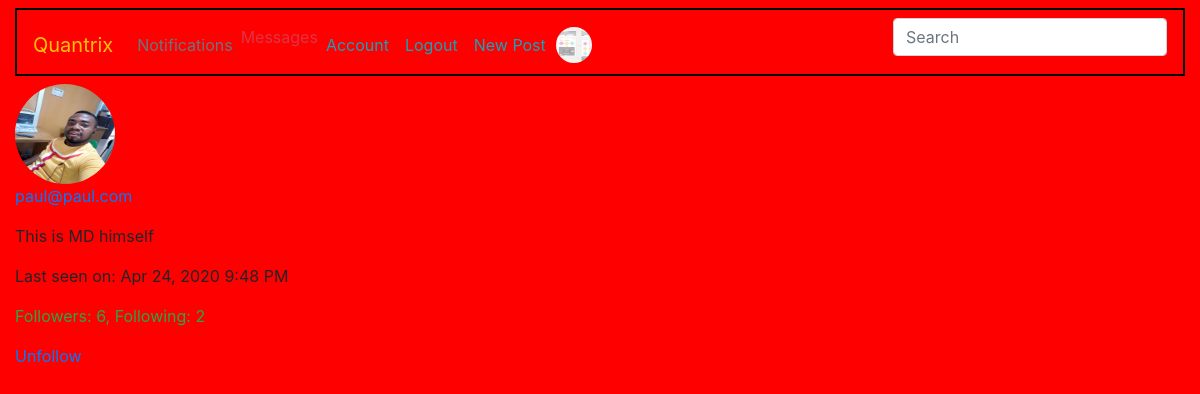
The page /user/paul@paul.com/popup (signed in) on the database its author committed.
### quandromy/database.py (models this page shows, shortened)
class User(db.Model, UserMixin): #The users mixing class helps in user management. We inherit the "is_authenticated" method from here
    __tablename__ = 'users'
    id = db.Column(db.Integer, primary_key = True)
    fullname = db.Column(db.String(100))
    username = db.Column(db.String(20), unique = True, index = True)
    role_id = db.Column(db.Integer, db.ForeignKey('roles.id'))
    email = db.Column(db.String(120), unique = True, index = True)
    country = db.Column(db.String(200))
    about_me = db.Column(db.Text())
    member_since = db.Column(db.DateTime(), default=datetime.utcnow)
    last_seen = db.Column(db.DateTime(), default=datetime.utcnow)
    image_file = db.Column(db.String(20), default = 'default.png')
    last_message_read_time = db.Column(db.DateTime)
    password = db.Column(db.String(60), nullable = False)
    comments = db.relationship('Comment', backref='author', lazy='dynamic')
    search = db.relationship('Search', backref='searcher', lazy='dynamic')
    Report = db.relationship('Report', backref='author', lazy='dynamic')
    Post = db.relationship('Post', backref = 'author', lazy = 'dynamic')
    followed = db.relationship('Follow',
                               foreign_keys=[Follow.follower_id],               #SQLAlchemy cannot use the association table transparently because that will not give
                               backref=db.backref('follower', lazy='joined'),   #the application access to the custom fields in it. Instead, the many-to-many relationship
                               lazy='dynamic',                                  #must be decomposed into the two basic one-to-many relationships for the left
                               cascade='all, delete-orphan')                    #and right sides, and these must be defined as standard relationships.
    followers = db.relationship('Follow',
                                foreign_keys=[Follow.followed_id],
                                backref=db.backref('followed', lazy='joined'),
                                lazy='dynamic',
                                cascade='all, delete-orphan')
    messages_sent = db.relationship('Message',
                                    foreign_keys='Message.sender_id',
                                    backref='sender', lazy='dynamic')
    messages_received = db.relationship('Message',
                                        foreign_keys='Message.recipient_id',
                                        backref='recipient', lazy='dynamic')
    def new_messages(self):
        last_read_time = self.last_message_read_time or datetime(1900, 1, 1)
        return Message.query.filter_by(recipient=self).filter(
            Message.timestamp > last_read_time).count()
    staticmethod
    def is_following(self, user):
        if user.id is None:
            return False
        return self.followed.filter_by(
            followed_id=user.id).first() is not None

### quandromy/users/routes.py (the view)
@users.route('/user/<username>/popup')
@login_required
def user_popup(username):
    user = User.query.filter_by(username=username).first_or_404()
    return render_template('users/user_popup.html', user=user)

### quandromy/main/forms.py
class SearchForm(FlaskForm):
    q = StringField(('Search'), validators=[DataRequired()])
    def __init__(self, *args, **kwargs):
        if 'formdata' not in kwargs:
            kwargs['formdata'] = request.args
        if 'csrf_enabled' not in kwargs:
            kwargs['csrf_enabled'] = False
        super(SearchForm, self).__init__(*args, **kwargs)

### quandromy/database.py (called while the page is built)
    @classmethod
    def before_commit(cls, session):
        session._changes = {
            'add': list(session.new),
            'update': list(session.dirty),
            'delete': list(session.deleted)
        }

    @classmethod
    def after_commit(cls, session):
        for obj in session._changes['add']:
            if isinstance(obj, SearchableMixin):
                add_to_index(obj.__tablename__, obj)
        for obj in session._changes['update']:
            if isinstance(obj, SearchableMixin):
                add_to_index(obj.__tablename__, obj)
        for obj in session._changes['delete']:
            if isinstance(obj, SearchableMixin):
                remove_from_index(obj.__tablename__, obj)
        session._changes = None

### quandromy/users/routes.py (called while the page is built)
@users.before_request
def before_request():
    if current_user.is_authenticated:
        current_user.last_seen = datetime.utcnow()
        db.session.commit()
        g.search_form = SearchForm()

@login_manager.user_loader #This is reuqired to manage users by their ID's
def load_user(user_id):
    return User.query.get(int(user_id))

### quandromy/templates/users/user_popup.html (shortened to what this page needs)
{% extends 'base.html'%}
{% block div %}
<div>
    <img class="rounded-circle" src="{{url_for('static', filename = 'img/' + user.image_file)}}" width="100" height="100">
    <p>
        <a href="{{ url_for('users.dashboard', username=user.username) }}">
            {{ user.username }}
        </a>
    </p>
    {% if user.about_me %}<p>{{ user.about_me }}</p>{% endif %}
                {% if user.last_seen %}
                <p>{{ ('Last seen on') }}:
                   {{moment(user.last_seen).format('lll')}}</p>
                {% endif %}
                <p class="text-success">Followers: {{ (user.followers.count()) }},
                   Following: {{ (user.followed.count()) }}</p>
                {% if user != current_user %}
                    {% if not current_user.is_following(user) %}
                    <a href="{{ url_for('users.follow', username=user.username) }}">
                        {{ ('Follow') }}
                    </a>
                    {% else %}
                    <a href="{{ url_for('users.unfollow', username=user.username) }}">
                        {{ ('Unfollow') }}
                    </a>
                    {% endif %}
                {% endif %}
</div>
{% endblock %}

### quandromy/templates/base.html (shortened to what this page needs)
<!doctype html>
<html lang="en">
  <head>
    <link rel="stylesheet" href="https://stackpath.bootstrapcdn.com/bootstrap/4.4.1/css/bootstrap.min.css">
    <link rel="stylesheet" type="text/css" href="{{url_for('static', filename = 'css/main.css')}}">
  </head>
  {% if current_user.is_authenticated %}
  <nav class="navbar navbar-expand-lg navbar-dark mb-2 mt-2" id="main-bar">
    <a class="navbar-brand text-warning" href="{{url_for('main.index')}}" >Quantrix</a>
<div class="collapse navbar-collapse" id="navbarSupportedContent">
  <ul class="navbar-nav mr-auto">
        <li class="nav-item">
          <a class="nav-link text-secondary" href="#">Notifications</a>
        </li>
        <li class="nav-item">
          <a href="{{ url_for('users.messages') }}" class="text-danger">
            Messages
            {% set new_messages = current_user.new_messages() %}
        </a>
        </li>
        <li class="nav-item">
          <a class="nav-link text-info" href="{{url_for('users.account')}}">Account</a>
        </li>
        <li class="nav-item">
          <a class="nav-link text-info" href="{{url_for('users.logout')}}">Logout</a>
        </li>
        <li class="nav-item">
          <a class="nav-link text-info" href="{{url_for('posts.new_post')}}">New Post</a>
        </li>
        <li class="nav-item">
          <img class="rounded-circle account-img my-img mr-sm-2" src="{{url_for('static', filename = 'img/' + current_user.image_file)}}" alt="profile pic">
        </li>
  </ul>
{% if g.search_form %}
<form class="navbar-form navbar-left" method="get" action="{{ url_for('main.search') }}">
      <div class="form-group">
            {{ g.search_form.q(size=20, class='form-control', placeholder=g.search_form.q.label.text) }}
      </div>
</form>
{% endif %}
</div>
</nav>
{% endif %}
  <body class = "container-fluid" style="background: red;">
    {% block div %}
    {% endblock %}
  </body>
</html>

### quandromy/static/css/main.css (style rules this page uses)
.my-img { width: 40px; height: 40px; box-sizing: border-box; background-clip: content-box; rgba(0,0,0,0); border-radius: 50%; border: 2px solid red; position: relative; overflow: hidden; }
.navbar { padding-bottom: 2px; }

### quandromy/templates/base.html (style rules this page uses)
#main-bar { border: 2px solid black; }

### rows shown on the page
User: image_file (placeholder picture)
User: image_file (picture), username "paul@paul.com", about_me "This is MD himself", last_seen "Apr 24, 2020 9:48 PM"

### other values the page prints
{{ ('Last seen on') }} "Last seen on"
{{ (user.followers.count()) }} "6"
{{ (user.followed.count()) }} "2"
{{ ('Unfollow') }} "Unfollow"
